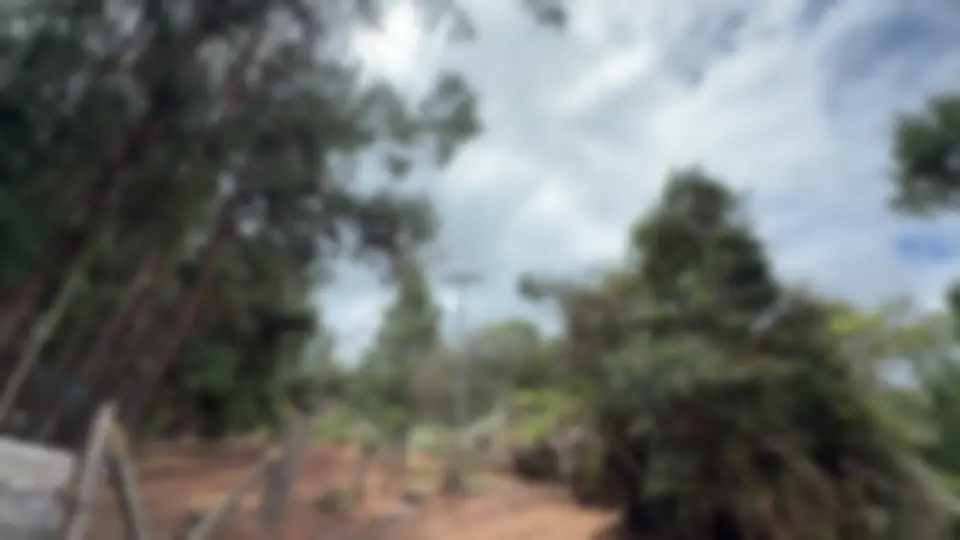
#> input picture assets/ficha-entorno.webp, 960 x 540 px
$ python -i color.py   (imports and definitions only)
#> lines starting #> are read from the running program, lines starting #| are printed output that depends on the picture; after the words box and inside, x2 and y2 are one past the last pixel; in counts of white or black regions, pixels touching at a corner belong together
# -*- coding: utf-8 -*-
"""
Correccion de color y exposicion de cada panorama: que se vea nitido, sin velo ni quemado.

Pedido de Juan del 27/11: «corregir color, sobreexposicion de las tomas, tienen que verse nitidas,
ni empanadas ni quemadas». Las fotos son JPEG de 8 bits: lo que salio blanco puro no se recupera,
pero si se puede quitar el velo, comprimir las luces que aun tienen detalle y devolver la definicion.

Pasos, en este orden:
1. Balance de blancos: ganancias por canal para que los pixeles casi grises (poca saturacion, luz
   media) queden neutros; limitadas a +-15 % para no inventar colores. Quita el tinte lila.
2. Punto negro: el 0,1 % mas oscuro va a negro; el blanco no se mueve (estirarlo quemaba mas
   cielo). Quita el velo general (la imagen «lavada»).
3. Contraste local: CLAHE sobre la luminancia (espacio Lab), rejilla de 8 x 16, limite 1,6 y mezclado al 70 %. Despues, una leve subida de
   las sombras para que lo oscuro bajo el dosel no quede negro. Es lo
   que quita lo empanado bajo el dosel sin oscurecer todo.
4. Luces: despues del enfoque, hombro suave de 230 hacia 247 en la luminancia: lo que en la foto
   no estaba quemado no puede terminar quemado, y las copas contra el cielo no se funden con el blanco.
5. Saturacion: +12 % en tonos medios, y el morado de las orillas de la lente (franja cromatica, tono
   lila contra el cielo) se lleva a gris.
6. Enfoque: mascara de enfoque de radio 1,2 px y cantidad 0,6, solo en la luminancia y solo en bordes
   reales (detalle de 3 niveles o mas); antes del contraste local, un filtro bilateral suave quita el
   grano, que si no se amplifica y hace pesar el doble a los panoramas.

uso como modulo: corregir(imagen_bgr) -> imagen_bgr
"""
import cv2
import numpy as np

UMBRAL_ENFOQUE = 3.0


def balance(im):
    f = im.astype(np.float32)
    hsv = cv2.cvtColor(im, cv2.COLOR_BGR2HSV)
    m = (hsv[..., 1] < 60) & (hsv[..., 2] > 50) & (hsv[..., 2] < 230)
    if m.sum() < 1000:
        return f
    medias = f[m].mean(axis=0)
    g = medias.mean() / medias
    g = np.clip(g, 0.85, 1.15)
    return f * g


def niveles(f):
    lum = f.mean(axis=2)
    negro = np.percentile(lum, 0.1)
    return np.clip((f - negro) * (255.0 / (255.0 - negro)), 0, 255)


def corregir(im):
    H, W = im.shape[:2]
    f = niveles(balance(im))
    lab = cv2.cvtColor(f.astype(np.uint8), cv2.COLOR_BGR2LAB)
    L = lab[..., 0]
    # ruido: suavizado leve de la luminancia antes del contraste local, que si no lo amplifica
    L = cv2.bilateralFilter(L, 5, 12, 3)
    L0 = L.astype(np.float32)
    clahe = cv2.createCLAHE(clipLimit=1.6, tileGridSize=(16, 8))
    L2 = 0.7 * clahe.apply(L).astype(np.float32) + 0.3 * L0
    # mezcla: menos contraste local en las luces (no levantar el cielo)
    t = np.clip((L0 - 170) / 60, 0, 1)
    L2 = L2 * (1 - 0.6 * t) + L0 * 0.6 * t
    # sombras: leve subida para que lo oscuro bajo el dosel no quede negro
    x = L2 / 255.0
    L2 = (x + 0.12 * x * (1 - x) ** 2 * 4) * 255.0
    # enfoque en luminancia
    s = max(1.2 * W / 6144, 0.6)
    detalle = L2 - cv2.GaussianBlur(L2, (0, 0), s)
    # solo bordes reales: el grano de las sombras (detalle menor de 3 niveles) no se enfoca
    detalle = np.where(np.abs(detalle) < UMBRAL_ENFOQUE, 0, detalle)
    L2 = L2 + 0.6 * detalle
    # luces: lo que no estaba quemado no puede quedar quemado; hombro suave de 230 hacia 247
    alto = L2 > 230
    L2 = np.where(alto, 230 + 17 * (1 - np.exp(-(L2 - 230) / 17)), L2)
    L2 = np.where(L0 >= 250, np.maximum(L2, L0), L2)
    lab[..., 0] = np.clip(L2, 0, 255).astype(np.uint8)
    out = cv2.cvtColor(lab, cv2.COLOR_LAB2BGR)
    hsv = cv2.cvtColor(out, cv2.COLOR_BGR2HSV).astype(np.float32)
    h, sat, v = hsv[..., 0], hsv[..., 1], hsv[..., 2]
    medio = np.clip(1 - np.abs(v - 128) / 128, 0, 1)
    sat = sat * (1 + 0.12 * medio)
    lila = (h > 118) & (h < 165) & (v > 140)
    sat = np.where(lila, sat * 0.25, sat)
    hsv[..., 1] = np.clip(sat, 0, 255)
    return cv2.cvtColor(hsv.astype(np.uint8), cv2.COLOR_HSV2BGR)

>>> import cv2
>>> picture = cv2.imread('../../assets/ficha-entorno.webp')
#> picture is the input picture: shape (540, 960, 3); mean B, G, R 111.3, 114.3, 110
>>> result = corregir(picture)
#> in balance, `m = (hsv[..., 1] < 60) & (hsv[..., 2] > 50) & (hsv[..., 2] < 230)`:
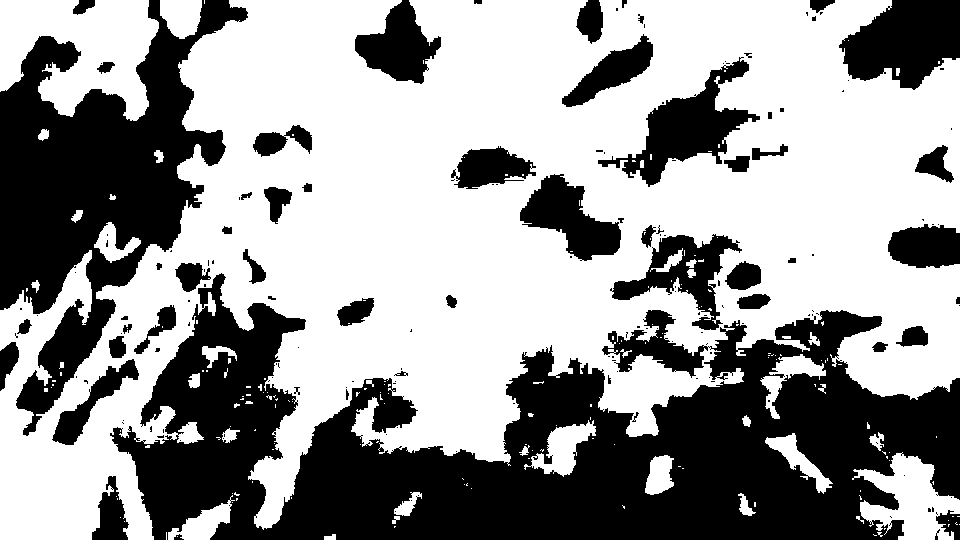
#> m: shape (540, 960) bool; 60% white; 166 black regions (110 under 20 px), largest, box (x1, y1, x2, y2) and area: (110, 273, 960, 540) 115161, (0, 0, 248, 436) 44019, (839, 0, 960, 90) 7539
#> in balance, `medias = f[m].mean(axis=0)`: medias = [132.6, 132.5, 124.3]
#> in balance, `g = medias.mean() / medias`: g = [0.979, 0.98, 1.04]
#> in niveles, `lum = f.mean(axis=2)`:
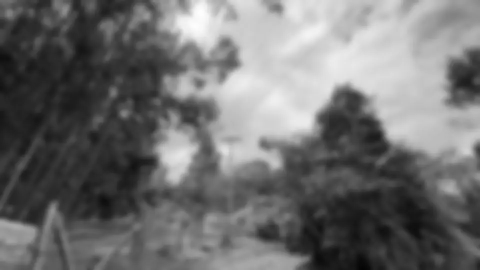
#> lum: shape (540, 960) float32 (shown at 1/2 size); min 4.63, max 253.5, mean 111.9
#> in niveles, `negro = np.percentile(lum, 0.1)`: negro = 14.06
#> in corregir, `hsv = cv2.cvtColor(out, cv2.COLOR_BGR2HSV).astype(np.float32)`:
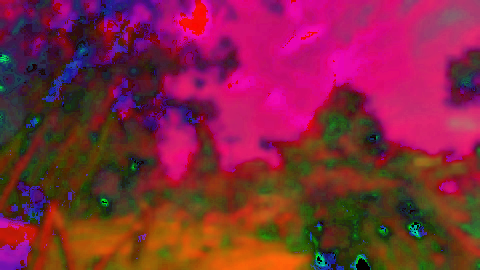
#> hsv: shape (540, 960, 3) float32 (shown at 1/2 size); mean B, G, R 61.3, 39.4, 129.5
#> in corregir, `h, sat, v = hsv[..., 0], hsv[..., 1], hsv[..., 2]`:
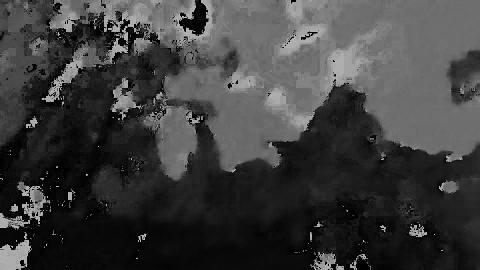
#> h: shape (540, 960) float32 (shown at 1/2 size); min 0, max 179, mean 61.3
#> in corregir, `h, sat, v = hsv[..., 0], hsv[..., 1], hsv[..., 2]`:
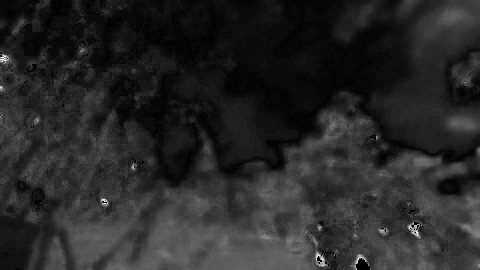
#> sat: shape (540, 960) float32 (shown at 1/2 size); min 0, max 255, mean 39.4
#> in corregir, `medio = np.clip(1 - np.abs(v - 128) / 128, 0, 1)`:
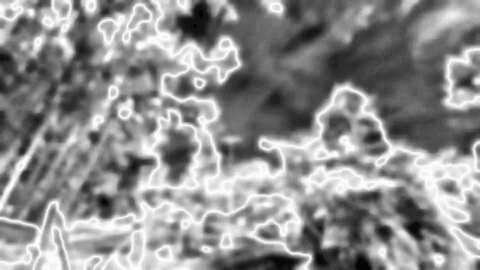
#> medio: shape (540, 960) float32 (shown at 1/2 size); min 0.00781, max 1, mean 0.56
#> in corregir, `lila = (h > 118) & (h < 165) & (v > 140)`:
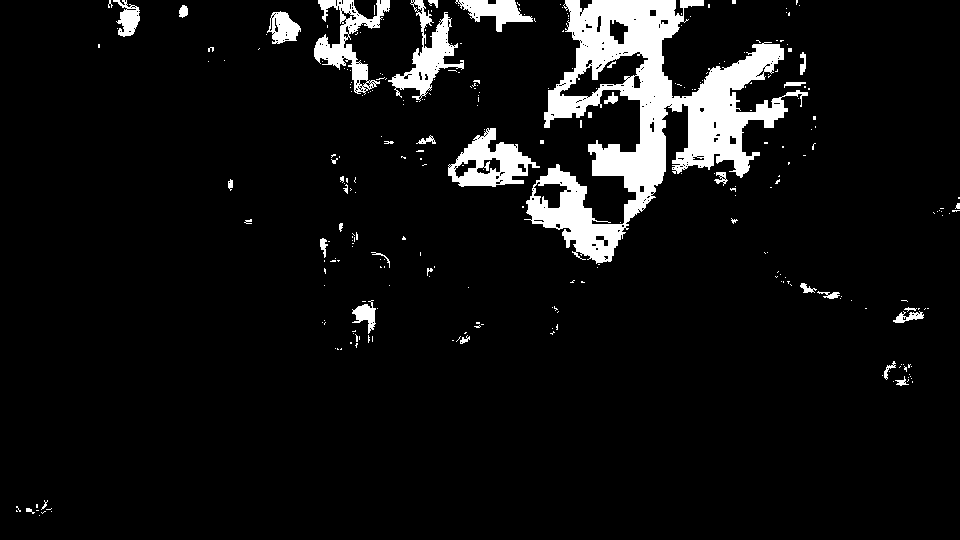
#> lila: shape (540, 960) bool; 7.1% white; 280 white regions (243 under 20 px), largest, box (x1, y1, x2, y2) and area: (524, 0, 808, 264) 24513, (448, 128, 540, 187) 2565, (314, 0, 390, 95) 2344

$ run again, on assets/hero-bg.webp
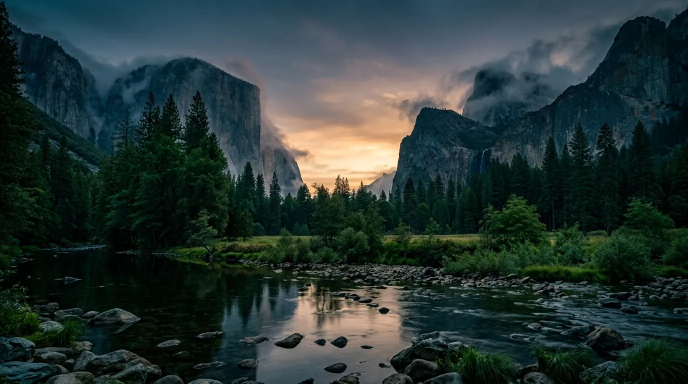
#> input picture assets/hero-bg.webp, 1376 x 768 px (shown at 1/2 size)
#> picture is the input picture: shape (768, 1376, 3); mean B, G, R 52.3, 54.4, 39.4
#> in balance, `m = (hsv[..., 1] < 60) & (hsv[..., 2] > 50) & (hsv[..., 2] < 230)`:
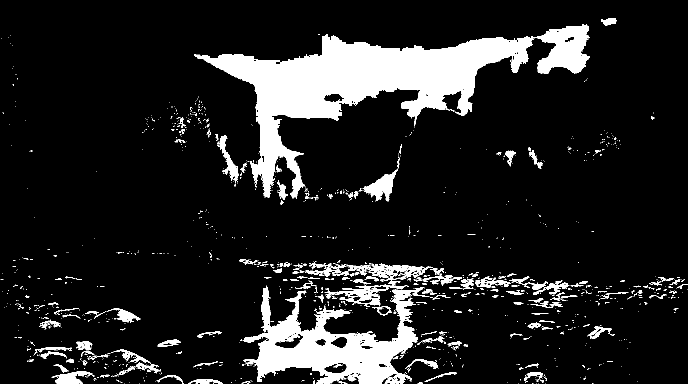
#> m: shape (768, 1376) bool (shown at 1/2 size); 12.5% white; 1254 white regions (1075 under 20 px), largest, box (x1, y1, x2, y2) and area: (388, 48, 1179, 397) 74143, (486, 572, 849, 768) 28828, (611, 527, 888, 562) 3019
#> medias = [108.7, 107.2, 106.4]
#> g = [0.988, 1, 1.01]
#> negro = 0.329
#> alto: shape (768, 1376) bool; 0.48% white; 49 white regions (44 under 20 px), largest, box (x1, y1, x2, y2) and area: (643, 291, 799, 343) 4586, (647, 301, 689, 308) 214, (693, 349, 726, 356) 99, (594, 325, 607, 341) 53, (666, 348, 680, 354) 38
#> in corregir, `lila = (h > 118) & (h < 165) & (v > 140)`:
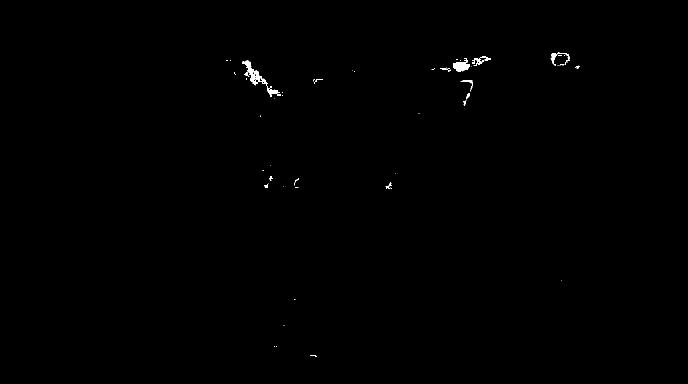
#> lila: shape (768, 1376) bool (shown at 1/2 size); 0.26% white; 61 white regions (46 under 20 px), largest, box (x1, y1, x2, y2) and area: (484, 121, 562, 194) 1046, (906, 116, 940, 144) 525, (944, 112, 982, 130) 255

$ run again, on assets/portada-cumbre.webp
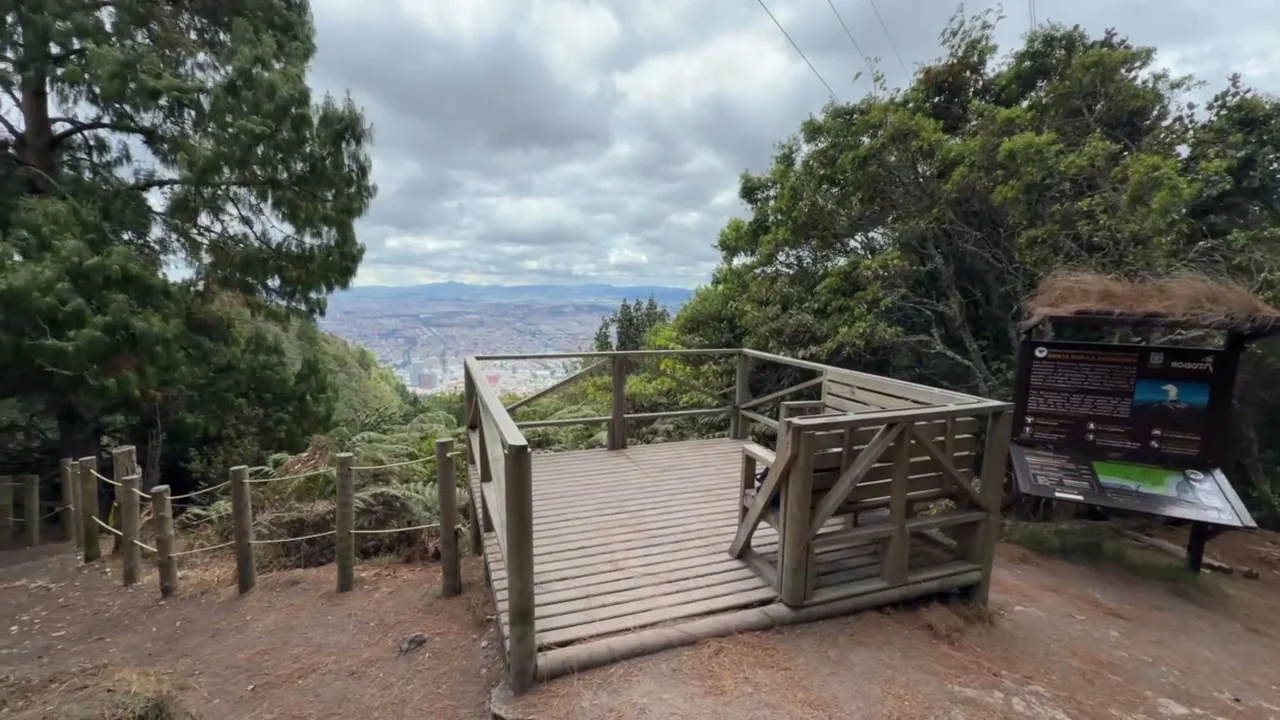
#> input picture assets/portada-cumbre.webp, 1280 x 720 px
#> picture is the input picture: shape (720, 1280, 3); mean B, G, R 98.4, 104.8, 104.8
#> in balance, `m = (hsv[..., 1] < 60) & (hsv[..., 2] > 50) & (hsv[..., 2] < 230)`:
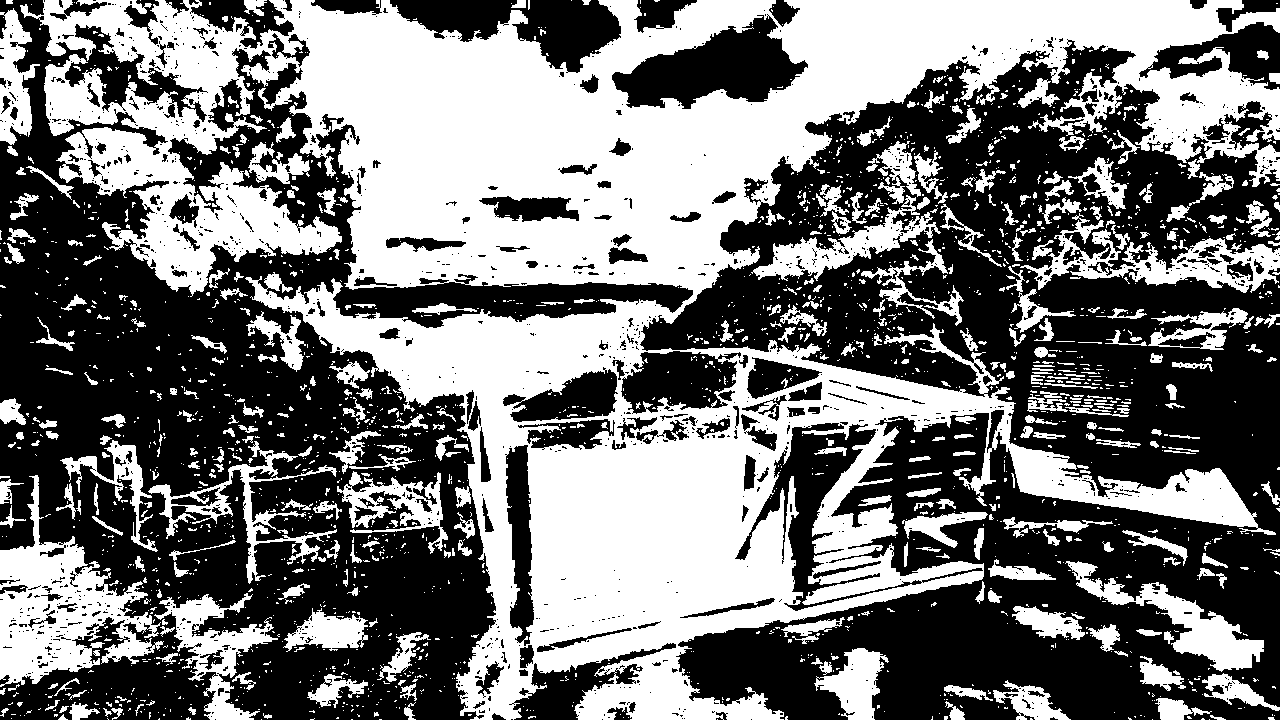
#> m: shape (720, 1280) bool; 46.2% white; 2145 white regions (1737 under 20 px), largest, box (x1, y1, x2, y2) and area: (20, 0, 1280, 720) 316452, (0, 475, 164, 687) 13746, (1020, 213, 1280, 293) 6251
#> medias = [136.5, 137.7, 135.1]
#> g = [1, 0.99, 1.01]
#> negro = 5.01
#> alto: shape (720, 1280) bool; 1.7% white; 110 white regions (83 under 20 px), largest, box (x1, y1, x2, y2) and area: (616, 34, 796, 104) 6598, (532, 0, 618, 58) 2893, (400, 0, 508, 33) 2072
#> in corregir, `hsv = cv2.cvtColor(out, cv2.COLOR_BGR2HSV).astype(np.float32)`:
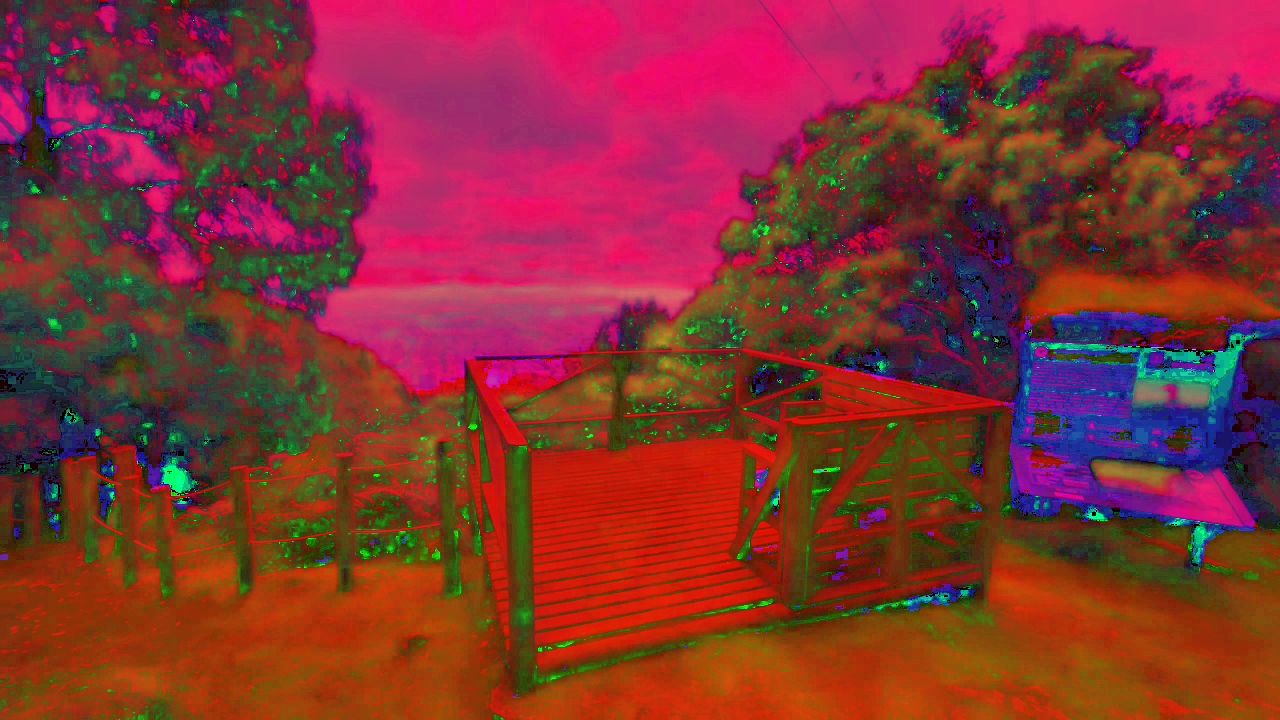
#> hsv: shape (720, 1280, 3) float32; mean B, G, R 50.3, 49, 131.3
